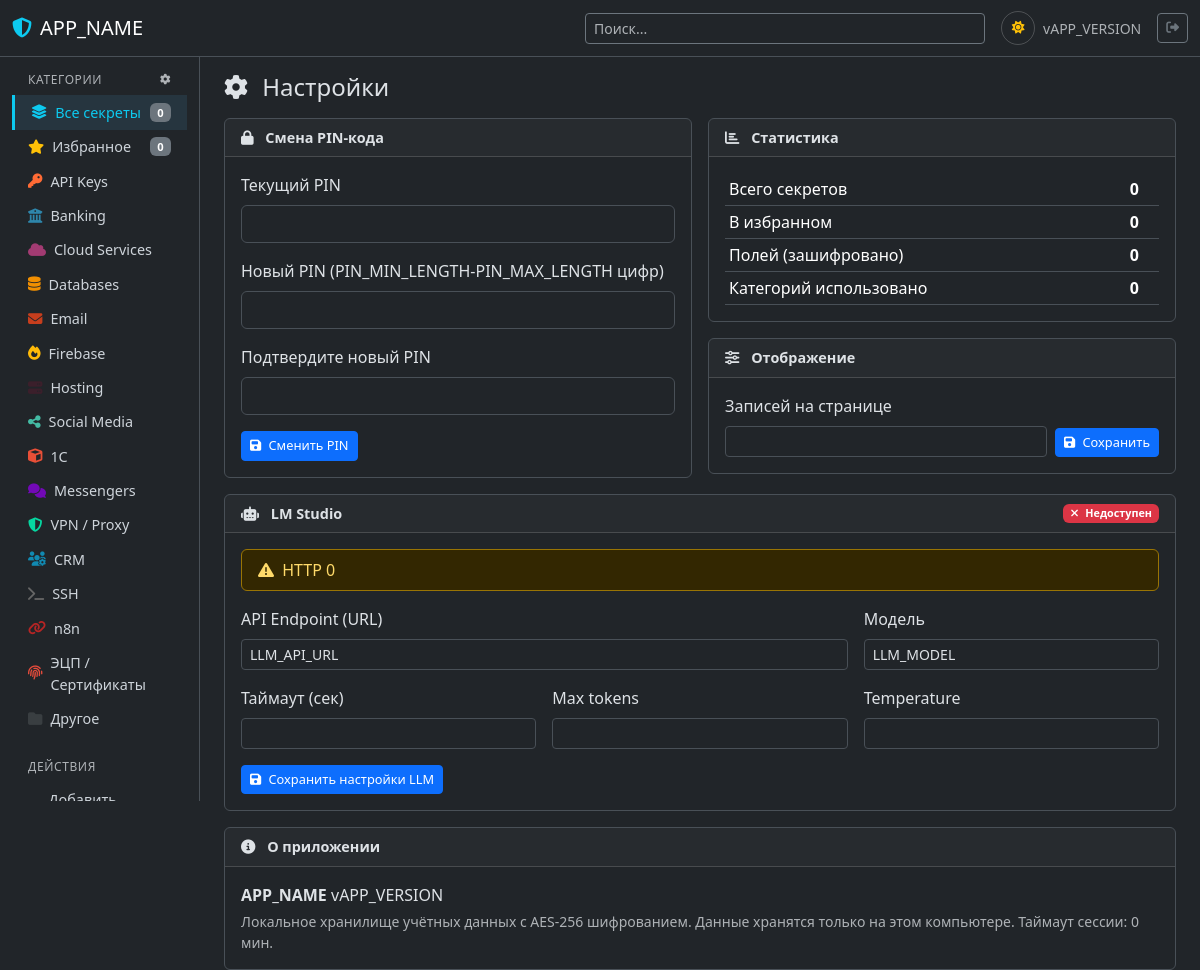
/pages/settings.php (signed in), run on the app's committed database.
### tables this page shows
CREATE TABLE IF NOT EXISTS `categories` (
    `id` INT UNSIGNED NOT NULL AUTO_INCREMENT PRIMARY KEY,
    `name` VARCHAR(100) NOT NULL,
    `icon` VARCHAR(50) NULL,
    `color` VARCHAR(7) NULL,
    `sort_order` INT NOT NULL DEFAULT 0,
    `created_at` DATETIME NOT NULL DEFAULT CURRENT_TIMESTAMP,
    UNIQUE KEY `uk_name` (`name`)
);

### bootstrap.php (called while the page is built, shortened)
<?php
spl_autoload_register(function ($className) {
    $file = __DIR__ . '/classes/' . $className . '.php';
});

### classes/Database.php (called while the page is built, shortened)
<?php
class Database {
    private static ?Database $instance = null;
    private PDO $pdo;
    private function __construct() {
        $dsn = 'mysql:host=' . DB_HOST . ';dbname=' . DB_NAME . ';charset=utf8mb4';
        $this->pdo = new PDO($dsn, DB_USER, DB_PASS, [
            PDO::ATTR_ERRMODE            => PDO::ERRMODE_EXCEPTION,
            PDO::ATTR_DEFAULT_FETCH_MODE => PDO::FETCH_ASSOC,
            PDO::ATTR_EMULATE_PREPARES   => false,
        ]);
    }
    public static function getInstance(): self {
        if (self::$instance === null) {
            self::$instance = new self();
        }
        return self::$instance;
    }
    public function query(string $sql, array $params = []): PDOStatement {
        $stmt = $this->pdo->prepare($sql);
        $stmt->execute($params);
        return $stmt;
    }
    public function fetchAll(string $sql, array $params = []): array {
        return $this->query($sql, $params)->fetchAll();
    }
    public function fetchColumn(string $sql, array $params = []): mixed {
        return $this->query($sql, $params)->fetchColumn();
    }
}

### classes/SecretService.php (called while the page is built, shortened)
<?php
class SecretService {
    private Database $db;
    public function __construct() {
        $this->db = Database::getInstance();
    }
    public function getStats(): array {
        return [
            'total' => (int)$this->db->fetchColumn("SELECT COUNT(*) FROM secrets"),
            'favorites' => (int)$this->db->fetchColumn("SELECT COUNT(*) FROM secrets WHERE is_favorite = 1"),
            'fields' => (int)$this->db->fetchColumn("SELECT COUNT(*) FROM secret_fields"),
            'categories_used' => (int)$this->db->fetchColumn("SELECT COUNT(DISTINCT category_id) FROM secrets WHERE category_id IS NOT NULL"),
        ];
    }
}

### classes/CategoryService.php (called while the page is built, shortened)
<?php
class CategoryService {
    private Database $db;
    public function __construct() {
        $this->db = Database::getInstance();
    }
    public function getAll(): array {
        return $this->db->fetchAll("
            SELECT c.*,
                   (SELECT COUNT(*) FROM secrets s WHERE s.category_id = c.id) AS secret_count
            FROM categories c
            ORDER BY c.sort_order, c.name
        ");
    }
}

### templates/layout.php (the view, shortened to what this page needs)
<!DOCTYPE html>
<html lang="ru" data-bs-theme="dark">
<head>
    <link href="https://cdn.jsdelivr.net/npm/bootstrap@5.3.3/dist/css/bootstrap.min.css" rel="stylesheet">
    <link href="https://cdnjs.cloudflare.com/ajax/libs/font-awesome/6.4.2/css/all.min.css" rel="stylesheet">
    <link href="/local_secrets/assets/css/app.css" rel="stylesheet">
</head>
<body>
    <?php include __DIR__ . '/header.php'; ?>
    <div class="container-fluid">
        <div class="row">
            <nav class="col-md-3 col-lg-2 d-md-block sidebar collapse" id="sidebarMenu">
                <div class="position-sticky pt-3">
                    <h6 class="sidebar-heading d-flex justify-content-between align-items-center px-3 mb-2 text-muted">
                        <span>Категории</span>
                        <a href="/local_secrets/pages/categories.php" class="text-muted" title="Управление">
                        </a>
                    </h6>
                    <ul class="nav flex-column">
                        <li class="nav-item">
                            <a class="nav-link <?= empty($_GET['cat']) && empty($_GET['fav']) ? 'active' : '' ?>"
                               href="/local_secrets/index.php">
                                <i class="fas fa-layer-group me-2"></i> Все секреты
                                <?php if (isset($stats)): ?>
                                    <span class="badge bg-secondary ms-auto"><?= $stats['total'] ?></span>
                                <?php endif; ?>
                            </a>
                        </li>
                        <li class="nav-item">
                            <a class="nav-link <?= !empty($_GET['fav']) ? 'active' : '' ?>"
                               href="/local_secrets/index.php?fav=1">
                                <i class="fas fa-star me-2 text-warning"></i> Избранное
                                <?php if (isset($stats)): ?>
                                    <span class="badge bg-secondary ms-auto"><?= $stats['favorites'] ?></span>
                                <?php endif; ?>
                            </a>
                        </li>
                        <?php if (isset($categories)): ?>
                            <?php foreach ($categories as $cat): ?>
                                <li class="nav-item">
                                    <a class="nav-link <?= ($_GET['cat'] ?? '') == $cat['id'] ? 'active' : '' ?>"
                                       href="/local_secrets/index.php?cat=<?= $cat['id'] ?>">
                                        <i class="fas <?= htmlspecialchars($cat['icon'] ?? 'fa-folder') ?> me-2"
                                           style="color: <?= htmlspecialchars($cat['color'] ?? '#888') ?>"></i>
                                        <?= htmlspecialchars($cat['name']) ?>
                                    </a>
                                </li>
                            <?php endforeach; ?>
                        <?php endif; ?>
                    </ul>
                    <h6 class="sidebar-heading d-flex justify-content-between align-items-center px-3 mt-4 mb-2 text-muted">
                        <span>Действия</span>
                    </h6>
                    <ul class="nav flex-column mb-2">
                        <li class="nav-item">
                            <a class="nav-link" href="/local_secrets/pages/secret_form.php">
                                <i class="fas fa-plus me-2 text-success"></i> Добавить вручную
                            </a>
                        </li>
                    </ul>
                </div>
            </nav>
            <main class="col-md-9 ms-sm-auto col-lg-10 px-md-4 pt-3">
                <?= $content ?? '' ?>
            </main>
        </div>
    </div>
    <div class="toast-container position-fixed bottom-0 end-0 p-3">
    </div>
</body>
</html>

### assets/css/app.css (style rules this page uses)
.sidebar { position: sticky; top: 56px; height: calc(100vh - 56px); overflow-y: auto; border-right: 1px solid var(--bs-border-color); }
[data-bs-theme="dark"] .sidebar { background: var(--bs-dark); }
.sidebar .nav-link { padding: 0.4rem 1rem; font-size: 0.9rem; display: flex; align-items: center; }
[data-bs-theme="dark"] .sidebar .nav-link { color: var(--bs-gray-400); }
.sidebar .nav-link.active { color: var(--bs-info); background: rgba(79, 195, 247, 0.1); border-left: 3px solid var(--bs-info); }
.sidebar .badge { font-size: 0.7rem; }
.sidebar-heading { font-size: 0.75rem; text-transform: uppercase; letter-spacing: 0.05em; }
a, button, .btn { transition: all 0.15s ease-in-out; }

### data on the page
categories: name "API Keys"
categories: name "Banking"
categories: name "Cloud Services"
categories: name "Databases"
categories: name "Email"
categories: name "Firebase"
categories: name "Hosting"
categories: name "Social Media"
categories: name "1С"
categories: name "Messengers"
categories: name "VPN / Proxy"
categories: name "CRM"
categories: name "SSH"
categories: name "n8n"
categories: name "ЭЦП / Сертификаты"
categories: name "Другое"

### other printed values
APP_NAME "APP_NAME"
APP_VERSION "APP_VERSION"
$stats['total'] "0"
$stats['favorites'] "0"
PIN_MIN_LENGTH "PIN_MIN_LENGTH"
PIN_MAX_LENGTH "PIN_MAX_LENGTH"
$stats['fields'] "0"
$stats['categories_used'] "0"
$llmInfo['error'] "HTTP 0"
SESSION_TIMEOUT / 60 "0"
